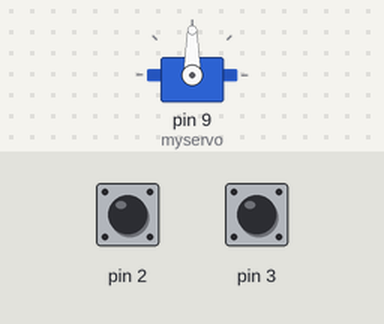
A sketch run on a simulated Arduino Uno, built with avr-gcc and run on an emulated ATmega328P. Parts: servo. Inputs (shaded band) come from the test bench; at power-on: pin 3 HIGH, pin 2 HIGH.

Above: at 1.2 s.
1.3 s: pin 3 pulled LOW for 1 s
At 3.3 s:
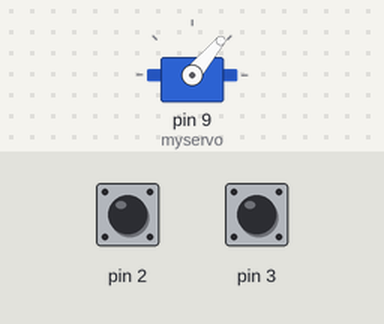
4.0 s: pin 2 pulled LOW for 3.2 s
At 4.6 s:
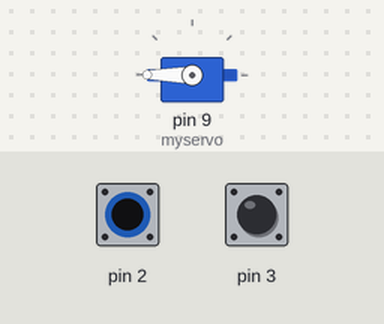
9.2 s: pin 3 pulled LOW for 3.2 s
At 14.0 s:
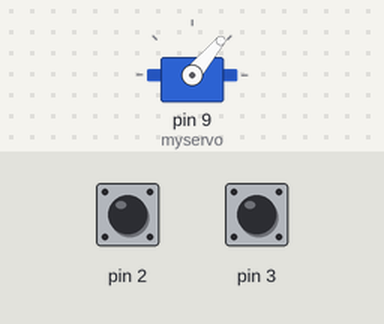
Timing chart, 0 to 15.5 s (numbered marks = the images above; inputs shaded):
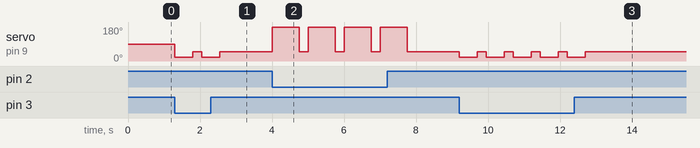

Measured:
- after the input at 1.3 s, servo on pin 9 (myservo): alternates 50° for 0.25 s and 20° for 0.50 s, 4 changes in all, then stays 50°, starting at once
- after the input at 4.0 s, servo on pin 9 (myservo): alternates 180° for 0.75 s and 50° for 0.25 s, 8 changes in all, then stays 50°, starting at once
- after the input at 9.2 s, servo on pin 9 (myservo): alternates 50° for 0.25 s and 20° for 0.50 s, 10 changes in all, then stays 50°, starting at once

The sketch:

OMF15-TargetTest.ino
```cpp
#include <Servo.h>

int tStatus = 1;
int rStatus = 1;
Servo myservo;  // create servo object to control a servo
void setup() {
  myservo.attach(9);
  pinMode(2,INPUT_PULLUP);
  pinMode(3,INPUT_PULLUP);
}

void loop() {
  // put your main code here, to run repeatedly:
  if(tStatus = HIGH && digitalRead(3) == LOW) triggerTarget();
  if(rStatus = HIGH && digitalRead(2) == LOW) resetTarget();
  tStatus = digitalRead(3);
  rStatus = digitalRead(2);
}

void resetTarget(){
  myservo.write(180);
  delay(750);
  myservo.write(50);
  delay(250);
}

void triggerTarget(){
  myservo.write(20);
  delay(500);
  myservo.write(50);
  delay(250);

}
```
